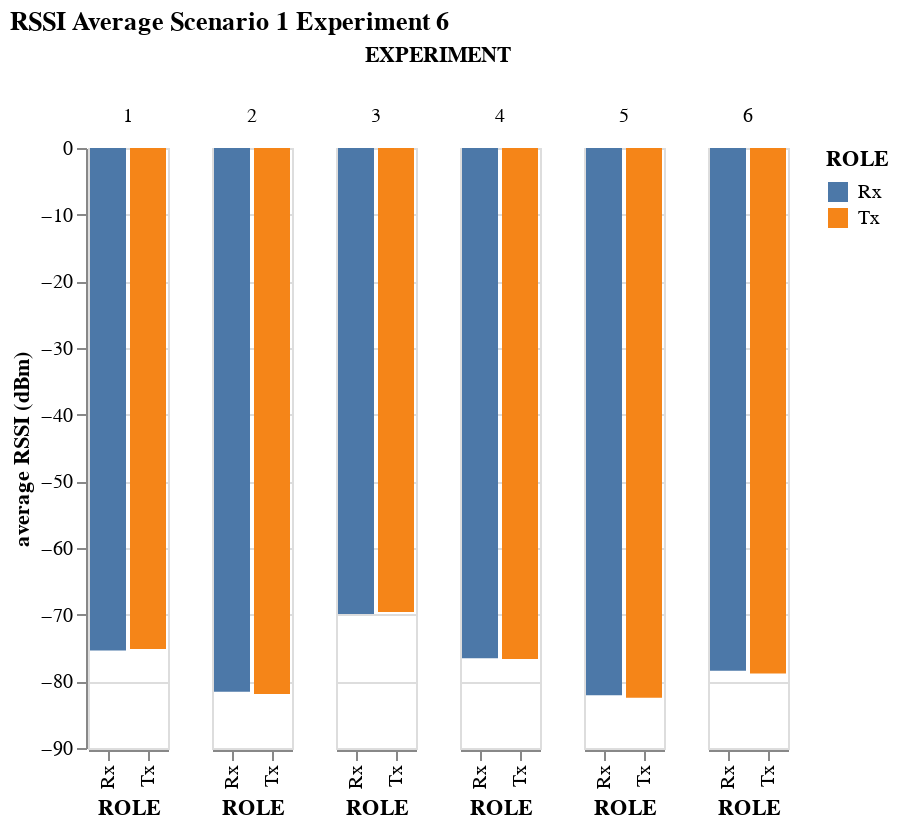

The code cell stored with this chart in its notebook:
### Code cell
alt.Chart(RSSI_df, title=f"RSSI Average Scenario 1 Experiment {experiment}").mark_bar().encode(
    x="ROLE:N",
    y=alt.Y("average(RSSI)", title = "average RSSI (dBm)"),
    color="ROLE:N",
    column="EXPERIMENT:N"
)

### Figure 1 — Vega-Lite specification as saved in the notebook (floating-point values rounded to 4 significant figures; data arrays with more than 128 entries replaced by an {"elided": "..."} marker saying what was removed)
{"config": {"view": {"continuousWidth": 400, "continuousHeight": 300}}, "data": {"name": "data-4f58d26f4484dad21563ea17c2899775"}, "mark": "bar", "encoding": {"color": {"field": "ROLE", "type": "nominal"}, "column": {"field": "EXPERIMENT", "type": "nominal"}, "x": {"field": "ROLE", "type": "nominal"}, "y": {"aggregate": "average", "field": "RSSI", "title": "average RSSI (dBm)", "type": "quantitative"}}, "title": "RSSI Average Scenario 1 Experiment 6", "$schema": "https://vega.github.io/schema/vega-lite/v4.17.0.json", "datasets": {"data-4f58d26f4484dad21563ea17c2899775": {"elided": "496 records"}}}
